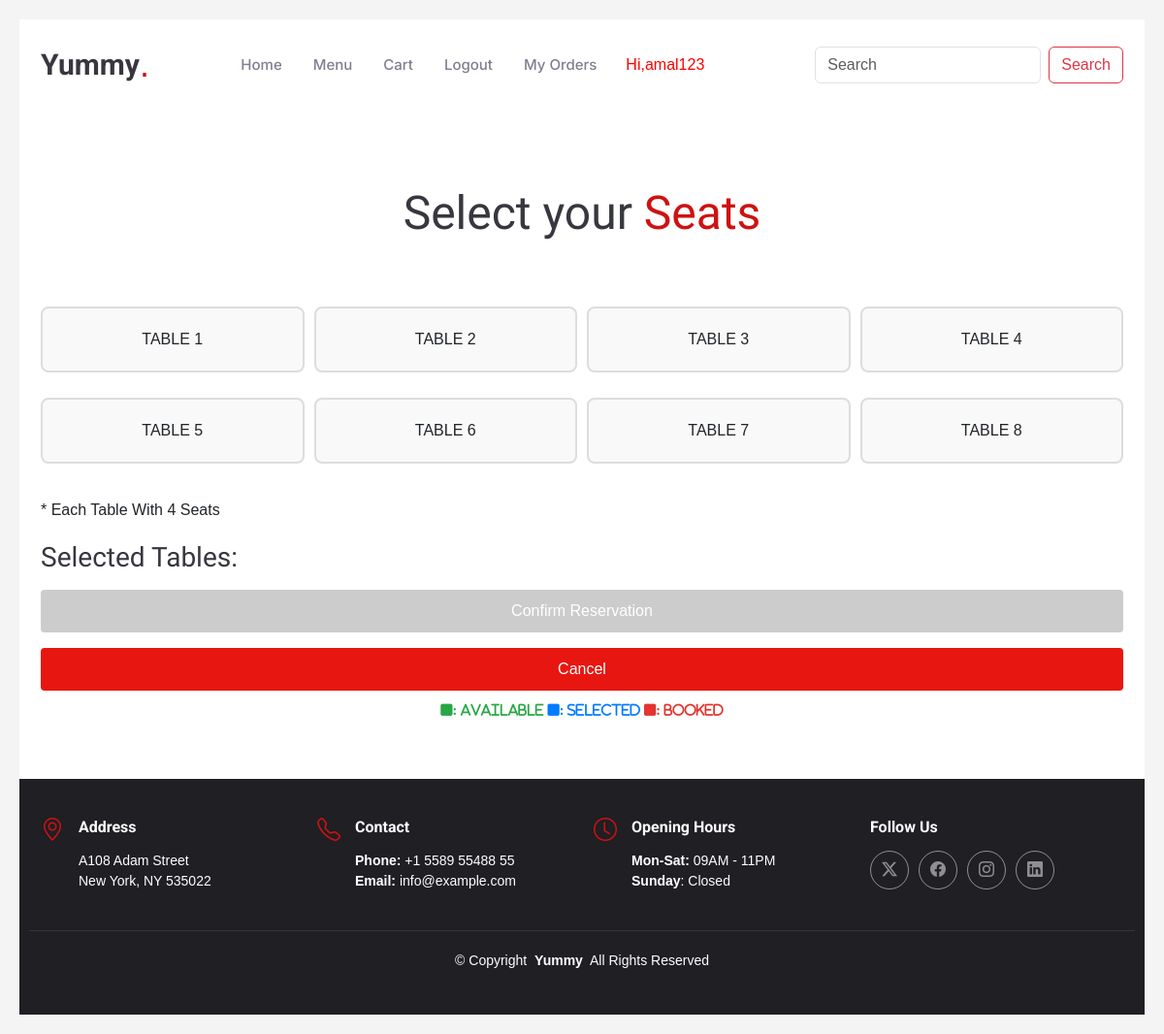
The page /booking/table_booking_slot (signed in) on the database its author committed.
### booking/models.py (models this page shows, shortened)
class Table_detail(models.Model):
    table_name=models.CharField(max_length=10)
    table_capacity=models.IntegerField()
    booking_status = models.CharField(default="pending", max_length=30)

### booking/views.py (the view, shortened to what this page needs)
# urls.py: path('table_booking_slot',views.table_booking,name='table_booking_slot'),
def table_booking(request):
    table=Table_detail.objects.all()
    u=request.user
    name = request.session.get('name')
    email = request.session.get('email')
    phone = request.session.get('phone')
    date = request.session.get('date')
    time = request.session.get('time_slot')
    booked_tables = Table_booking.objects.filter(date=date, time=time).values_list('table__table_name', flat=True)
    return render(request,'table_booking_slot.html',{'tables':table,'booked_tables':booked_tables})

### template/table_booking_slot.html (shortened to what this page needs)
<!DOCTYPE html>
{% extends 'base.html' %}
{% load static %}
{% block content %}
<section id="book-a-table" class="book-a-table section">
    <div class="container section-title" data-aos="fade-up">
        <p><span>Select your</span> <span class="description-title">Seats<br></span></p>
    </div>
    <div class="container">
        <form id="tableBookingForm" method="POST" action="">
            <div class="table-grid">
                {% for table in tables %}
                    {% if table.table_name in booked_tables %}
                        <div class="table booked">{{ table.table_name }}</div>
                    {% else %}
                        <div class="table available" data-table="{{ table.table_name }}">{{ table.table_name }}</div>
                    {% endif %}
                {% endfor %}
            </div>
            <p>* Each Table With 4 Seats</p>
            <div class="selected-tables">
                <h3>Selected Tables:</h3>
            </div>
            <button class="submit-btn" id="submitBtn" type="submit" disabled>Confirm Reservation</button>
        </form>
        <a href="{% url 'shop:home' %}"><button class="cancel-btn mt-3">Cancel</button></a>
        <div class="info">
            <i class="fa-solid fa-square" style="color: #28a745;">: Available </i>
            <i class="fa-solid fa-square" style="color: #007bff;">: Selected </i>
            <i class="fa-solid fa-square" style="color: #e3342f;">: Booked</i>
        </div>
    </div>
</section>
{% endblock %}

### template/base.html (shortened to what this page needs)
<!DOCTYPE html>
{% load static %}
<html lang="en">
<link rel="stylesheet" href="https://cdnjs.cloudflare.com/ajax/libs/font-awesome/6.5.2/css/all.min.css" />
<head>
  <link rel="stylesheet" href="https://cdnjs.cloudflare.com/ajax/libs/font-awesome/6.6.0/css/brands.min.css" />
  <link href="{% static 'assets/vendor/bootstrap/css/bootstrap.min.css' %}" rel="stylesheet">
  <link href="{% static 'assets/vendor/bootstrap-icons/bootstrap-icons.css' %}" rel="stylesheet">
  <link href="{% static 'assets/vendor/aos/aos.css' %}" rel="stylesheet">
  <link href="{% static 'assets/vendor/glightbox/css/glightbox.min.css' %}" rel="stylesheet">
  <link href="{% static 'assets/vendor/swiper/swiper-bundle.min.css' %}" rel="stylesheet">
  <link href="{% static 'assets/css/main.css' %}" rel="stylesheet">
</head>
<body class="index-page">
  <header id="header" class="header d-flex align-items-center sticky-top">
    <div class="container position-relative d-flex align-items-center justify-content-between">
      <a href="{% url 'shop:home' %}" class="logo d-flex align-items-center me-auto me-xl-0">
        <h1 class="sitename">Yummy</h1>
        <span>.</span>
      </a>
      <nav id="navmenu" class="navmenu">
        <ul>
          <li><a href="{% url 'shop:home' %}">Home<br></a></li>
          <li><a href="{% url 'shop:menu' %}">Menu</a></li>
          {% if user.is_superuser %}
            <li><a href="{% url 'shop:logout' %}">Logout</a></li>
            <li style="color:red">Hi,{{user.username}}</li>
          {% elif user.is_authenticated %}
            <li><a href="{% url 'cart:view_cart' %}">Cart</a></li>
            <li><a href="{% url 'shop:logout' %}">Logout</a></li>
            <li><a href="{% url 'cart:my_orders' %}">My Orders</a></li>
            <li style="color:red">Hi,{{user.username}}</li>
          {% else %}
            <li><a href="{% url 'shop:register' %}">Register</a></li>
            <li><a href="{% url 'shop:login' %}">Login</a></li>
            <li style="color:red">Hi,Guest</li>
          {% endif %}
          <div style="padding-left:100px">
          <form class="d-flex" action="{% url 'shop:search' %}" method="post">
            <input class="form-control me-2" type="search" name="s" placeholder="Search" aria-label="Search">
            <button class="btn btn-outline-danger" type="submit">Search</button>
          </form>
          </div>
        </ul>
      </nav>
    </div>
  </header>
{% block content %}{% endblock %}
  <footer id="footer" class="footer dark-background">
    <div class="container">
      <div class="row gy-3">
        <div class="col-lg-3 col-md-6 d-flex">
          <i class="bi bi-geo-alt icon"></i>
          <div class="address">
            <h4>Address</h4>
            <p>A108 Adam Street</p>
            <p>New York, NY 535022</p>
          </div>
        </div>
        <div class="col-lg-3 col-md-6 d-flex">
          <i class="bi bi-telephone icon"></i>
          <div>
            <h4>Contact</h4>
            <p>
              <strong>Phone:</strong> <span>+1 5589 55488 55</span><br>
              <strong>Email:</strong> <span>info@example.com</span><br>
            </p>
          </div>
        </div>
        <div class="col-lg-3 col-md-6 d-flex">
          <i class="bi bi-clock icon"></i>
          <div>
            <h4>Opening Hours</h4>
            <p>
              <strong>Mon-Sat:</strong> <span>09AM - 11PM</span><br>
              <strong>Sunday</strong>: <span>Closed</span>
            </p>
          </div>
        </div>
        <div class="col-lg-3 col-md-6">
          <h4>Follow Us</h4>
          <div class="social-links d-flex">
            <a href="#" class="twitter"><i class="bi bi-twitter-x"></i></a>
            <a href="#" class="facebook"><i class="bi bi-facebook"></i></a>
            <a href="#" class="instagram"><i class="bi bi-instagram"></i></a>
            <a href="#" class="linkedin"><i class="bi bi-linkedin"></i></a>
          </div>
        </div>
      </div>
    </div>
    <div class="container copyright text-center mt-4">
      <p>© <span>Copyright</span> <strong class="px-1 sitename">Yummy</strong> <span>All Rights Reserved</span></p>
    </div>
  </footer>
</body>
</html>

### static/assets/css/main.css (style rules this page uses)
:root { --default-font: "Roboto", system-ui, -apple-system, "Segoe UI", Roboto, "Helvetica Neue", Arial, "Noto Sans", "Liberation Sans", sans-serif, "Apple Color Emoji", "Segoe UI Emoji", "Segoe UI Symbol", "Noto Color Emoji"; --heading-font: "Amatic SC", sans-serif; --nav-font: "Inter", sans-serif; }
:root { --background-color: #ffffff; --default-color: #212529; --heading-color: #37373f; --accent-color: #ce1212; --surface-color: #ffffff; --contrast-color: #ffffff; }
:root { --nav-color: #7f7f90; --nav-hover-color: #ce1212; --nav-mobile-background-color: #ffffff; --nav-dropdown-background-color: #ffffff; --nav-dropdown-color: #7f7f90; --nav-dropdown-hover-color: #ce1212; }
.dark-background { --background-color: #1f1f24; --default-color: #ffffff; --heading-color: #ffffff; --surface-color: #37373f; --contrast-color: #ffffff; }
:root { scroll-behavior: smooth; }
body { color: var(--default-color); background-color: var(--background-color); font-family: var(--default-font); }
a { color: var(--accent-color); text-decoration: none; transition: 0.3s; }
h1, h2, h3, h4, h5, h6 { color: var(--heading-color); font-family: var(--heading-font); }
.header { color: var(--default-color); background-color: var(--background-color); padding: 20px 0; transition: all 0.5s; z-index: 997; }
.header .logo { line-height: 1; }
.header .logo h1 { font-size: 30px; margin: 0; font-weight: 700; color: var(--heading-color); font-family: var(--default-font); }
.header .logo span { color: var(--accent-color); font-size: 36px; }
@media (max-width: 1200px) { .header .logo { order: 1; } }
@media (max-width: 1200px) { .header .navmenu { order: 3; } }
@media (min-width: 1200px) { .navmenu { padding: 0; } }
@media (min-width: 1200px) { .navmenu ul { margin: 0; padding: 0; display: flex; list-style: none; align-items: center; } }
@media (min-width: 1200px) { .navmenu li { position: relative; } }
@media (min-width: 1200px) { .navmenu>ul>li { white-space: nowrap; padding: 15px 14px; } }
@media (min-width: 1200px) { .navmenu a, .navmenu a:focus { color: var(--nav-color); font-size: 15px; padding: 0 2px; font-family: var(--nav-font); font-weight: 500; display: flex; align-items: center; justify-content: space-between; white-space: nowrap; transition: 0.3s; position: relative; } }
@media (min-width: 1200px) { .navmenu>ul>li>a:before { content: ""; position: absolute; height: 2px; bottom: -6px; left: 0; background-color: var(--nav-hover-color); visibility: hidden; width: 0px; transition: all 0.3s ease-in-out 0s; } }
.footer { --heading-font: var(--default-font); color: var(--default-color); background-color: var(--background-color); font-size: 14px; padding: 40px 0; position: relative; }
.footer .icon { color: var(--accent-color); margin-right: 15px; font-size: 24px; line-height: 0; }
.footer h4 { font-size: 16px; font-weight: 700; margin-bottom: 15px; }
.footer .address p { margin-bottom: 0px; }
.footer .social-links a { display: flex; align-items: center; justify-content: center; width: 40px; height: 40px; border-radius: 50%; border: 1px solid color-mix(in srgb, var(--default-color), transparent 50%); font-size: 16px; color: color-mix(in srgb, var(--default-color), transparent 50%); margin-right: 10px; transition: 0.3s; }
.footer .copyright { padding-top: 20px; border-top: 1px solid color-mix(in srgb, var(--default-color), transparent 90%); }
.footer .copyright p { margin-bottom: 0; }
section, .section { color: var(--default-color); background-color: var(--background-color); padding: 60px 0; scroll-margin-top: 92px; overflow: clip; }
.section-title { text-align: center; padding-bottom: 60px; position: relative; }
.section-title p { color: var(--heading-color); margin: 10px 0 0 0; font-size: 48px; font-weight: 500; font-family: var(--heading-font); }
.section-title p .description-title { color: var(--accent-color); }

### rows shown on the page
Table_detail: table_name "TABLE 1"
Table_detail: table_name "TABLE 2"
Table_detail: table_name "TABLE 3"
Table_detail: table_name "TABLE 4"
Table_detail: table_name "TABLE 5"
Table_detail: table_name "TABLE 6"
Table_detail: table_name "TABLE 7"
Table_detail: table_name "TABLE 8"

### other values the page prints
{{ user.username }} "amal123"
